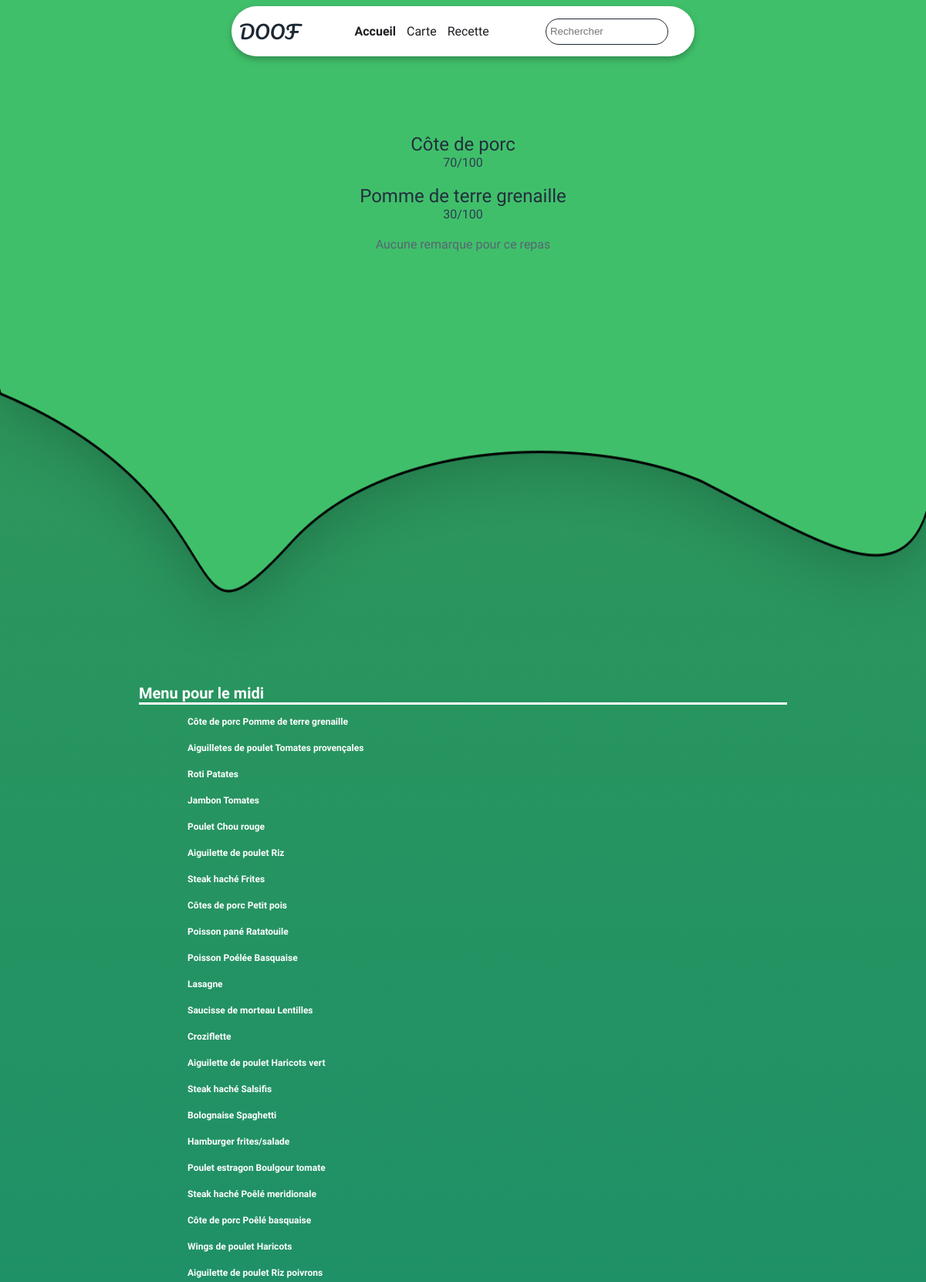
The app's page /carte/2/ (upper part) with its own data.
### menu/models.py (models this page shows)
class menu(models.Model):
    aliment1 = models.CharField(max_length=30)
    nutriscore1 = models.IntegerField(default=-1)
    aliment2 = models.CharField(max_length=30, default="None")
    nutriscore2 = models.IntegerField(default=-1)
    midi = models.BooleanField()
    commentaire = models.CharField(max_length=280, default="None")
    def __str__(self):
        if self.aliment2 != 'None':
            return self.aliment1 + ' ' +self.aliment2
        return self.aliment1

### menu/views.py (the view)
# urls.py: path("carte/<int:n>/", views.spec, name="spec"),
def spec(request, n):
    try:
        menus_midi = menu.objects.all().filter(midi=True)
        menus_soir = menu.objects.all().filter(midi=False)
        m = menu.objects.filter(id=n)[0]
        print(m)
        return render(request, "menu/spec.html", {
            "al1": m.aliment1,
            "al2": m.aliment2,
            "nutr1": m.nutriscore1,
            "nutr2": m.nutriscore2,
            "com": m.commentaire,
            "liste_menu_midi": menus_midi,
            "liste_menu_soir": menus_soir,
        })
    except:
        return HttpResponseRedirect(reverse("tous"))

### menu/templates/menu/spec.html (shortened to what this page needs)
{% extends "menu/layout.html" %}
{% load static %}
{% block body %}
<img id="back" src="{% static 'img/Separation.png' %}" alt="Fond">
<div id="spec">
    <p id="al">{{al1}}</p>
    <p id="nt"><span>{% if nutr1 != -1 %}{{nutr1}}</span>/100{% endif %}</p>
    <p id="al">{% if al2 != 'None' %}{{al2}}{% endif %}</p>
    <p id="nt"><span >{% if nutr2 != -1 %}{{nutr2}}</span>/100{% endif %}</p>
    <p id="com">{% if com != 'None' %}{{com}}{% else %}<span id="rien">Aucune remarque pour ce repas</span> {% endif %}</p>
</div>
<div id="cat">
    <div onclick="Show('#midiUL')" id="titre">Menu pour le midi</div>
    <div id="midiUL" class="list">
        {% for m in liste_menu_midi %}
        <a id="el" href={% url 'spec' m.id %}>{{m.aliment1}} {% if m.aliment2 != 'None' %}{{m.aliment2}}{% endif %}</a>
        {% endfor %}
    </div>
</div>
{% endblock body %}

### menu/static/css/navigation.css (style rules this page uses)
html { margin: 0; padding: 0; border: none; }
body { overflow-x: hidden; font-family: 'Comfortaa'; display: flex; flex-direction: column; background: linear-gradient(180deg, #339956 0%, #0F8A75 100%); background-attachment: scroll; margin: 0; min-height: 100vh; }

### menu/static/css/main.css (style rules this page uses)
#back { z-index: -1; position: absolute; top: 0; left: 0; width: 100%; height: 110vh; }
p { width: 300px; font-size: 16px; margin-top: 0; margin-left: 2px; }

### menu/static/css/tous.css (style rules this page uses)
#cat { color: white; font-weight: bold; font-size: 20px; width: 70vw; margin-bottom: 30px; cursor: pointer; margin-left: auto; margin-right: auto; }
#titre { width: 70vw; border-bottom: solid white; }
#midiUL { display: flex; flex-direction: column; font-size: 12px; width: 66vw; padding: 5px; margin-left: 4vw; margin-right: auto; }
#el { text-decoration: none; color: white; cursor: pointer; margin: 10px; width: 100%; }
#spec { display: flex; flex-direction: column; margin-left: auto; margin-right: auto; margin-bottom: 70vh; text-align: center; }
#al { color: #212F3D; width: 90vw; font-size: 24px; margin: auto; }
#nt { margin: auto; font-size: 16px; margin-bottom: 20px; color: #2C3E50; }
#com { color: #212F3D; margin: auto; }
#rien { color:#566573 ; }

### records on screen
menu: aliment1 "Côte de porc", aliment2 "Pomme de terre grenaille"
menu: aliment1 "Aiguilletes de poulet", aliment2 "Tomates provençales"
menu: aliment1 "Roti", aliment2 "Patates"
menu: aliment1 "Jambon", aliment2 "Tomates"
menu: aliment1 "Poulet", aliment2 "Chou rouge"
menu: aliment1 "Aiguilette de poulet", aliment2 "Riz"
menu: aliment1 "Steak haché", aliment2 "Frites"
menu: aliment1 "Côtes de porc", aliment2 "Petit pois"
menu: aliment1 "Poisson pané", aliment2 "Ratatouile"
menu: aliment1 "Poisson", aliment2 "Poélée Basquaise"
menu: aliment1 "Lasagne"
menu: aliment1 "Saucisse de morteau", aliment2 "Lentilles"
menu: aliment1 "Croziflette"
menu: aliment1 "Aiguilette de poulet", aliment2 "Haricots vert"
menu: aliment1 "Steak haché", aliment2 "Salsifis"
menu: aliment1 "Bolognaise", aliment2 "Spaghetti"
menu: aliment1 "Hamburger", aliment2 "frites/salade"
menu: aliment1 "Poulet estragon", aliment2 "Boulgour tomate"
menu: aliment1 "Steak haché", aliment2 "Poêlé meridionale"
menu: aliment1 "Côte de porc", aliment2 "Poêlé basquaise"
menu: aliment1 "Wings de poulet", aliment2 "Haricots"
menu: aliment1 "Aiguilette de poulet", aliment2 "Riz poivrons"

### other values on screen
{{ nutr1 }} "70"
{{ nutr2 }} "30"
